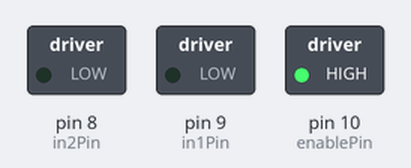
This sketch was run on a simulated Arduino Uno, built with avr-gcc and run on an emulated ATmega328P. Parts: switched loads named in the sketch (green lamp = pin HIGH).

Above: at 0.1 s.
Timing chart, 0 to 1.6 s (numbered marks = the images above):
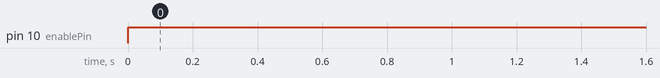

Measured:
- by itself, pin 10 (enablePin): LOW → HIGH at 0.00 s

The sketch:

H-BRIDGE_DCMOTOR_MULTI_DIR.ino
```cpp
/*
--------------------------- H-Bridge DC-motor----------------------

-look up datasheet.

    Connect pin 1,2EN of the L298N module to digital pin 10 on the Arduino.
    Connect pin 1A of the L298N module to digital pin 9 on the Arduino.
    Connect pin 2A of the L298N module to digital pin 8 on the Arduino.
    Connect the red wire (positive terminal) of the DC motor to pin 1Y of the L298N module.
    Connect the black wire (negative terminal) of the DC motor to pin 2Y of the L298N module.
    Connect pin 5 (GND) of the L298N module to the negative terminal of the battery.
    Connect pin VCC2 of the L298N module to the positive terminal of the battery.
*/


const int enablePin = 10;  // Pin 1 (1,2EN)
const int in1Pin = 9;      // Pin 2 (1A)
const int in2Pin = 8;      // Pin 7 (2A)

void setup() {
  pinMode(enablePin, OUTPUT);
  pinMode(in1Pin, OUTPUT);
  pinMode(in2Pin, OUTPUT);
}

void motorForward() {
  // Move motor forward
  digitalWrite(in1Pin, HIGH);
  digitalWrite(in2Pin, LOW);
}

void motorBackword() {
  // Move motor backwords
  digitalWrite(in1Pin, LOW);
  digitalWrite(in2Pin, HIGH);
}

void motorStop() {
  // Move motor backwords
  digitalWrite(in1Pin, LOW);
  digitalWrite(in2Pin, LOW);
}
void loop() {
  // Enable motor driver
  digitalWrite(enablePin, HIGH);


}
```
